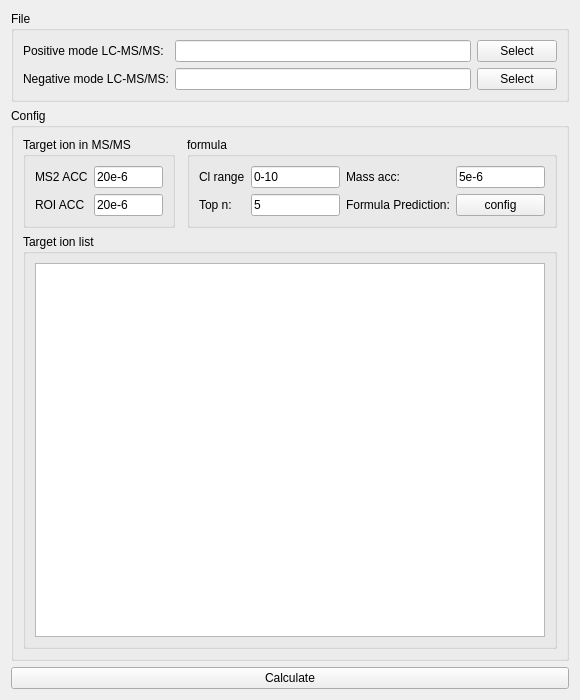
<?xml version="1.0" encoding="UTF-8"?>
<ui version="4.0">
 <class>ConfigPage</class>
 <widget class="QWidget" name="ConfigPage">
  <property name="geometry">
   <rect>
    <x>0</x>
    <y>0</y>
    <width>580</width>
    <height>700</height>
   </rect>
  </property>
  <property name="windowTitle">
   <string>Form</string>
  </property>
  <layout class="QVBoxLayout" name="verticalLayout_2">
   <item>
    <widget class="QGroupBox" name="fileGroupBox">
     <property name="title">
      <string>File</string>
     </property>
     <layout class="QGridLayout" name="gridLayout">
      <item row="3" column="2">
       <widget class="QPushButton" name="selectNegPath">
        <property name="text">
         <string>Select</string>
        </property>
       </widget>
      </item>
      <item row="3" column="0">
       <widget class="QLabel" name="label_2">
        <property name="text">
         <string>Negative mode LC-MS/MS:</string>
        </property>
       </widget>
      </item>
      <item row="3" column="1">
       <widget class="QLineEdit" name="negFilePath"/>
      </item>
      <item row="1" column="1">
       <widget class="QLineEdit" name="posFilePath"/>
      </item>
      <item row="1" column="0">
       <widget class="QLabel" name="label">
        <property name="text">
         <string>Positive mode LC-MS/MS:</string>
        </property>
       </widget>
      </item>
      <item row="1" column="2">
       <widget class="QPushButton" name="selectPosPath">
        <property name="text">
         <string>Select</string>
        </property>
       </widget>
      </item>
     </layout>
    </widget>
   </item>
   <item>
    <widget class="QGroupBox" name="groupBox_3">
     <property name="title">
      <string>Config</string>
     </property>
     <layout class="QGridLayout" name="gridLayout_3">
      <item row="0" column="0">
       <widget class="QGroupBox" name="groupBox_2">
        <property name="sizePolicy">
         <sizepolicy hsizetype="Preferred" vsizetype="Preferred">
          <horstretch>0</horstretch>
          <verstretch>0</verstretch>
         </sizepolicy>
        </property>
        <property name="title">
         <string>Target ion in MS/MS </string>
        </property>
        <layout class="QGridLayout" name="gridLayout_2">
         <item row="1" column="1" colspan="2">
          <widget class="QLineEdit" name="ms2FilterAccLineEdit">
           <property name="text">
            <string>20e-6</string>
           </property>
          </widget>
         </item>
         <item row="1" column="0">
          <widget class="QLabel" name="label_3">
           <property name="text">
            <string>MS2 ACC</string>
           </property>
          </widget>
         </item>
         <item row="2" column="1" colspan="2">
          <widget class="QLineEdit" name="ROIAccLineEdit">
           <property name="text">
            <string>20e-6</string>
           </property>
          </widget>
         </item>
         <item row="2" column="0">
          <widget class="QLabel" name="label_4">
           <property name="text">
            <string>ROI ACC</string>
           </property>
          </widget>
         </item>
        </layout>
       </widget>
      </item>
      <item row="1" column="0" colspan="3">
       <widget class="QGroupBox" name="groupBox">
        <property name="title">
         <string>Target ion list</string>
        </property>
        <layout class="QVBoxLayout" name="verticalLayout">
         <item>
          <widget class="DataFrameView" name="targetIonTableView">
           <property name="verticalScrollMode">
            <enum>QAbstractItemView::ScrollPerPixel</enum>
           </property>
           <property name="horizontalScrollMode">
            <enum>QAbstractItemView::ScrollPerPixel</enum>
           </property>
          </widget>
         </item>
        </layout>
       </widget>
      </item>
      <item row="0" column="2">
       <widget class="QGroupBox" name="groupBox_4">
        <property name="sizePolicy">
         <sizepolicy hsizetype="Expanding" vsizetype="Preferred">
          <horstretch>0</horstretch>
          <verstretch>0</verstretch>
         </sizepolicy>
        </property>
        <property name="title">
         <string>formula</string>
        </property>
        <layout class="QGridLayout" name="gridLayout_4">
         <item row="0" column="0">
          <widget class="QLabel" name="label_5">
           <property name="text">
            <string>Cl range</string>
           </property>
          </widget>
         </item>
         <item row="0" column="1">
          <widget class="QLineEdit" name="IsoClRangeLineEdit">
           <property name="text">
            <string>0-10</string>
           </property>
          </widget>
         </item>
         <item row="1" column="0">
          <widget class="QLabel" name="label_7">
           <property name="text">
            <string>Top n:</string>
           </property>
          </widget>
         </item>
         <item row="1" column="1">
          <widget class="QLineEdit" name="IsoTopNLineEdit">
           <property name="text">
            <string>5</string>
           </property>
          </widget>
         </item>
         <item row="0" column="2">
          <widget class="QLabel" name="label_6">
           <property name="text">
            <string>Mass acc:</string>
           </property>
          </widget>
         </item>
         <item row="0" column="3">
          <widget class="QLineEdit" name="IsoMassAccLineEdit">
           <property name="text">
            <string>5e-6</string>
           </property>
          </widget>
         </item>
         <item row="1" column="2">
          <widget class="QLabel" name="label_8">
           <property name="text">
            <string>Formula Prediction:</string>
           </property>
          </widget>
         </item>
         <item row="1" column="3">
          <widget class="QPushButton" name="formulaConfigButton">
           <property name="text">
            <string>config</string>
           </property>
          </widget>
         </item>
        </layout>
       </widget>
      </item>
     </layout>
    </widget>
   </item>
   <item>
    <widget class="QPushButton" name="calButton">
     <property name="text">
      <string>Calculate</string>
     </property>
    </widget>
   </item>
  </layout>
 </widget>
 <customwidgets>
  <customwidget>
   <class>DataFrameView</class>
   <extends>QTableView</extends>
   <header>..dataframe_table.h</header>
  </customwidget>
 </customwidgets>
 <resources/>
 <connections/>
</ui>
